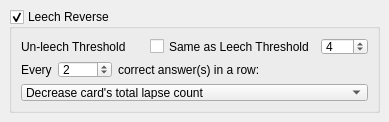
<?xml version="1.0" encoding="UTF-8"?>
<ui version="4.0">
 <class>ReverseForm</class>
 <widget class="QWidget" name="ReverseForm">
  <property name="geometry">
   <rect>
    <x>0</x>
    <y>0</y>
       <width>389</width>
       <height>122</height>
   </rect>
  </property>
     <property name="sizePolicy">
         <sizepolicy hsizetype="Expanding" vsizetype="Expanding">
             <horstretch>0</horstretch>
             <verstretch>0</verstretch>
         </sizepolicy>
     </property>
     <property name="minimumSize">
         <size>
             <width>128</width>
             <height>32</height>
         </size>
     </property>
     <layout class="QVBoxLayout" name="reverseLayout">
         <property name="leftMargin">
             <number>9</number>
         </property>
         <property name="topMargin">
             <number>9</number>
         </property>
         <property name="rightMargin">
             <number>9</number>
         </property>
         <property name="bottomMargin">
             <number>9</number>
         </property>
         <item>
             <widget class="QGroupBox" name="reverseGroup">
                 <property name="sizePolicy">
                     <sizepolicy hsizetype="Expanding" vsizetype="Maximum">
                         <horstretch>0</horstretch>
                         <verstretch>0</verstretch>
                     </sizepolicy>
                 </property>
                 <property name="toolTip">
                     <string>Reverse card lapses based on the number of correct review answers they have.</string>
                 </property>
                 <property name="title">
                     <string>Leech Reverse</string>
                 </property>
                 <property name="alignment">
                     <set>Qt::AlignLeading|Qt::AlignLeft|Qt::AlignTop</set>
                 </property>
                 <property name="checkable">
                     <bool>true</bool>
                 </property>
                 <layout class="QVBoxLayout" name="verticalLayout_2">
                     <property name="leftMargin">
                         <number>9</number>
                     </property>
                     <property name="topMargin">
                         <number>9</number>
                     </property>
                     <property name="rightMargin">
                         <number>9</number>
                     </property>
                     <property name="bottomMargin">
                         <number>9</number>
                     </property>
                     <item>
                         <layout class="QHBoxLayout" name="reverseThresholdLayout">
                             <item>
                                 <widget class="QLabel" name="reverseThresholdLabel">
                                     <property name="text">
                                         <string>Un-leech Threshold</string>
                                     </property>
                                 </widget>
                             </item>
                             <item>
                                 <widget class="QCheckBox" name="useLeechThresholdCheckbox">
                                     <property name="sizePolicy">
                                         <sizepolicy hsizetype="Maximum" vsizetype="Fixed">
                                             <horstretch>0</horstretch>
                                             <verstretch>0</verstretch>
                                         </sizepolicy>
                                     </property>
                                     <property name="text">
                                         <string>Same as Leech Threshold</string>
                                     </property>
         </widget>
        </item>
        <item>
         <widget class="QSpinBox" name="reverseThresholdSpinbox">
          <property name="sizePolicy">
           <sizepolicy hsizetype="Maximum" vsizetype="Fixed">
            <horstretch>0</horstretch>
            <verstretch>0</verstretch>
           </sizepolicy>
          </property>
          <property name="toolTip">
           <string>Un-leeches any cards with a lapse count below this value.</string>
          </property>
          <property name="maximum">
           <number>999</number>
          </property>
          <property name="value">
           <number>4</number>
          </property>
         </widget>
        </item>
       </layout>
      </item>
      <item>
       <layout class="QHBoxLayout" name="horizontalLayout">
        <item>
         <widget class="QLabel" name="consPrefixLabel">
          <property name="sizePolicy">
           <sizepolicy hsizetype="Maximum" vsizetype="Preferred">
            <horstretch>0</horstretch>
            <verstretch>0</verstretch>
           </sizepolicy>
          </property>
          <property name="text">
           <string>Every</string>
          </property>
         </widget>
        </item>
        <item>
         <widget class="QSpinBox" name="consAnswerSpinbox">
          <property name="sizePolicy">
           <sizepolicy hsizetype="Maximum" vsizetype="Fixed">
            <horstretch>0</horstretch>
            <verstretch>0</verstretch>
           </sizepolicy>
          </property>
          <property name="suffix">
           <string/>
          </property>
          <property name="prefix">
           <string/>
          </property>
          <property name="minimum">
           <number>1</number>
          </property>
          <property name="maximum">
           <number>9999</number>
          </property>
          <property name="value">
           <number>2</number>
          </property>
         </widget>
        </item>
        <item>
         <widget class="QLabel" name="consSuffixLabel">
          <property name="text">
           <string>correct answer(s) in a row:</string>
          </property>
         </widget>
        </item>
       </layout>
      </item>
      <item>
       <widget class="QComboBox" name="reverseMethodDropdown">
        <property name="sizePolicy">
         <sizepolicy hsizetype="Preferred" vsizetype="Fixed">
          <horstretch>0</horstretch>
          <verstretch>0</verstretch>
         </sizepolicy>
        </property>
        <property name="currentText">
         <string>Decrease card's total lapse count</string>
        </property>
        <item>
         <property name="text">
          <string>Decrease card's total lapse count</string>
         </property>
        </item>
        <item>
         <property name="text">
          <string>Reset card's total lapse count</string>
         </property>
        </item>
       </widget>
      </item>
     </layout>
    </widget>
   </item>
  </layout>
 </widget>
 <resources/>
 <connections/>
</ui>
